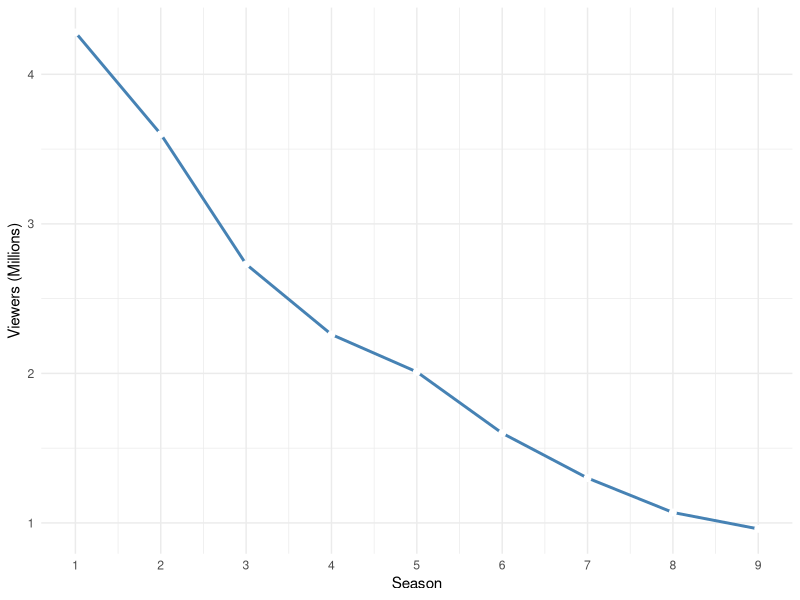
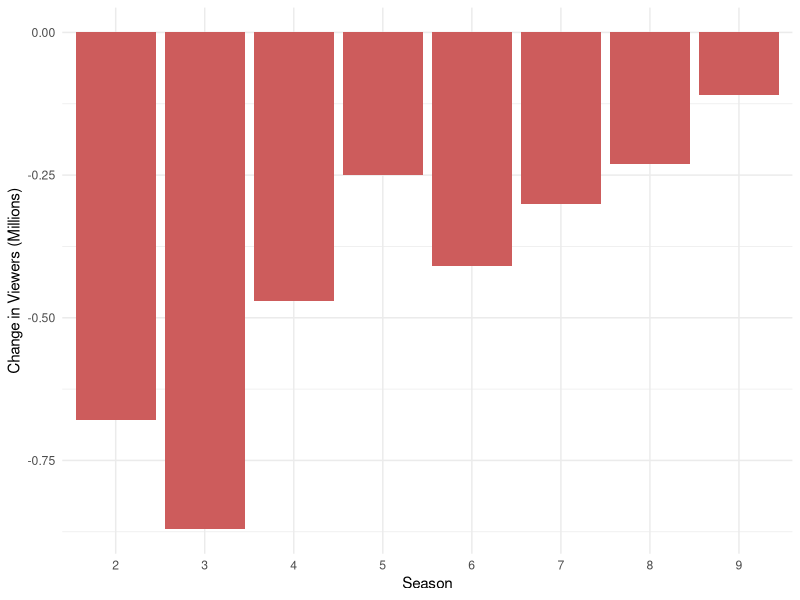

The R source for these figures, in order:
## ---- chunk 1
#| label: setup
#| include: false
library(ggplot2)
library(knitr)
library(dplyr)
## ---- chunk 2
#| label: data-prep
seasons <- 1:9
viewers <- c(4.28, 3.60, 2.73, 2.26, 2.01, 1.60, 1.30, 1.07, 0.96)
suits_data <- data.frame(Season = seasons, Viewers = viewers)

# Calculate season-to-season change
suits_data <- suits_data |>
  mutate(Change = Viewers - lag(Viewers))
## ---- chunk 3
#| label: stats-table
kable(suits_data, col.names = c("Season", "Viewership (Millions)", "Change"), caption = "Suits Viewership by Season")
## ---- chunk 4
#| label: fig-viewership
#| fig-cap: "Viewership over time"
ggplot(suits_data, aes(x = Season, y = Viewers)) +
  geom_line(color = "steelblue", linewidth = 1) +
  geom_point(color = "white", size = 2) +
  theme_minimal() +
  labs(y = "Viewers (Millions)") +
  scale_x_continuous(breaks = 1:9)
## ---- chunk 5
#| label: fig-changes
#| fig-cap: "Season-to-season changes in viewership"
ggplot(suits_data[-1, ], aes(x = factor(Season), y = Change)) +
  geom_col(fill = "indianred") +
  theme_minimal() +
  labs(x = "Season", y = "Change in Viewers (Millions)")
## ---- chunk 6
#| label: inline-calc
#| include: false

# Calculate numbers for the inline summary
s1_viewers <- suits_data$Viewers[1]
s9_viewers <- suits_data$Viewers[9]
total_drop <- round(s1_viewers - s9_viewers, 2)
